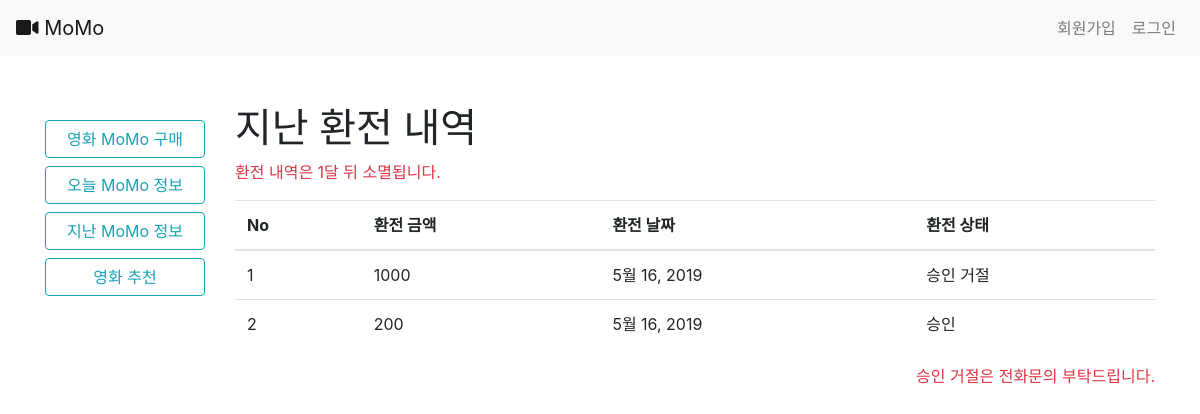
Before: /accounts/exchange/2/ with the older database file.
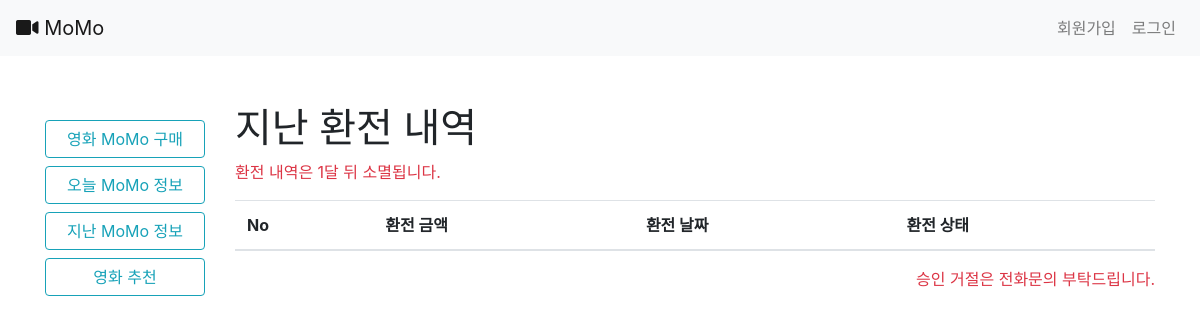
After: the same page with the newer database file.
### accounts/models.py (models this page shows, shortened)
class Money(models.Model):
    user = models.ForeignKey(settings.AUTH_USER_MODEL, on_delete = models.CASCADE)
    money = models.PositiveIntegerField(blank=False)
    status = models.TextField()
    date = models.DateField()
    check_date = models.DateField(null=True)

### accounts/views.py (the view)
# urls.py: path('exchange/<int:user_id>/', views.exchange, name='exchange'),
def exchange(request,user_id):
    user = get_object_or_404(get_user_model(), pk=user_id)
    money = Money.objects.filter(user=user).exclude(status='충전')
    context={
        'money':money
    }
    return render(request, 'accounts/exchange.html', context)

### accounts/templates/accounts/exchange.html (shortened to what this page needs)
{% extends 'base.html' %}
{% block body %}
<h1>지난 환전 내역</h1>
<p class="text-danger">환전 내역은 1달 뒤 소멸됩니다.</p>
<table class="table">
  <thead>
    <tr>
      <th scope="col">No</th>
      <th scope="col">환전 금액</th>
      <th scope="col">환전 날짜</th>
      <th scope="col">환전 상태</th>
    </tr>
  </thead>
  <tbody>
      {% for i in money %}
    <tr>
      <td scope="row"></td>
      <td>{{ i.money }}</td>
      <td>{{ i.date }}</td>
      <td>{{ i.status }}</td>
    </tr>
    {% endfor %}
  </tbody>
</table>
<p class="text-right text-danger">승인 거절은 전화문의 부탁드립니다.</p>
{% endblock %}

Changed rows visible on the page:
removed Money: money "1000", date "5월 16, 2019", status "승인 거절"
removed Money: money "200", date "5월 16, 2019", status "승인"
